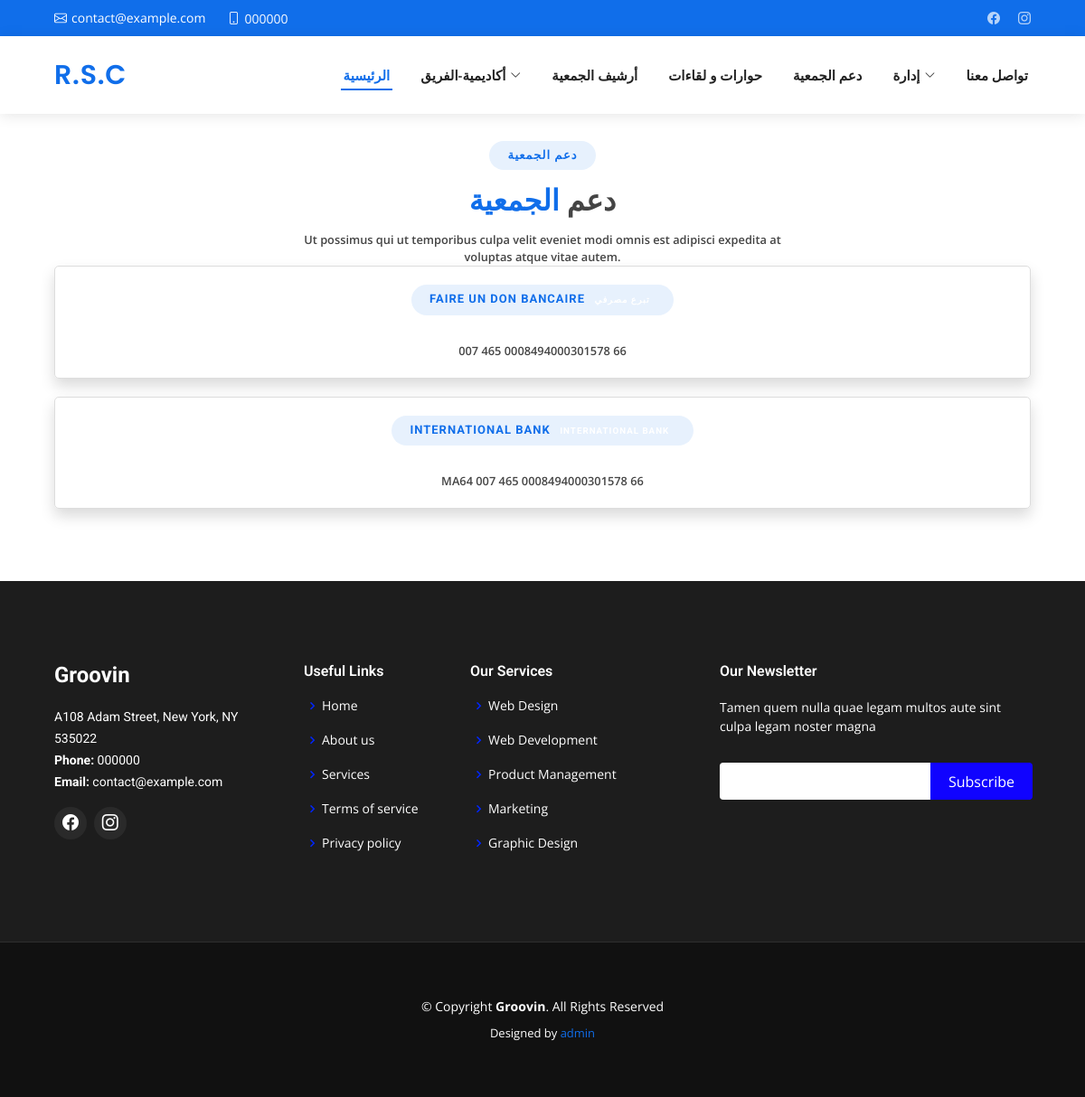
The app's page /administration/soutenir.php with its own data.
### tables this page shows
CREATE TABLE `contact_info` (
  `id` int(11) NOT NULL,
  `type` varchar(50) NOT NULL,
  `icon` varchar(50) NOT NULL,
  `title` varchar(100) NOT NULL,
  `value` varchar(255) NOT NULL,
  `map_url` varchar(1000) DEFAULT NULL
);

CREATE TABLE `social_links` (
  `id` int(11) NOT NULL,
  `platform` varchar(50) NOT NULL,
  `icon` varchar(50) NOT NULL,
  `url` varchar(255) NOT NULL
);

CREATE TABLE `support` (
  `id` int(11) NOT NULL,
  `title` varchar(255) NOT NULL,
  `description` text NOT NULL,
  `badge` varchar(50) DEFAULT NULL
);

### administration/soutenir.php (the view, shortened to what this page needs)
<?php
$servername = "localhost";
$username = "root";
$password = "";
$dbname = "association";
$conn = new mysqli($servername, $username, $password, $dbname);
$sql = "SELECT * FROM support";
$result = $conn->query($sql);
?>
<!DOCTYPE html>
<html lang="en">
<head>
    <?php include "../inc/link.php"; ?>
</head>
<body>
    <?php include "../inc/header.php"; ?>
    <main>
        <div class="container" data-aos="fade-up">
            <div class="section-title">
                <h2>دعم الجمعية</h2>
                <h3>دعم<span> الجمعية</span></h3>
                <p>Ut possimus qui ut temporibus culpa velit eveniet modi omnis est adipisci expedita at voluptas atque vitae autem.</p>
                <?php
                if ($result->num_rows > 0) {
                    while ($row = $result->fetch_assoc()) {
                        echo '<div class="support-option shadow">';
                        echo '<h2>' . $row['title'] . ' <span class="badge badge-primary">' . $row['badge'] . '</span></h2>';
                        echo '<p>' . $row['description'] . '</p>';
                        echo '</div>';
                    }
                } else {
                    echo "Aucun support disponible.";
                }
                ?>
            </div>
        </div>
    </main>
       <?php include "../inc/footer.php"; ?>
   </body>
   </html>

### inc/header.php (shortened to what this page needs)
<?php
$servername = "localhost";
$username = "root";
$password = "";
$dbname = "association";
$conn = new mysqli($servername, $username, $password, $dbname);
$email_sql = "SELECT * FROM contact_info WHERE type = 'email'";
$email_result = $conn->query($email_sql);
$phone_sql = "SELECT * FROM contact_info WHERE type = 'phone'";
$phone_result = $conn->query($phone_sql);
$social_sql = "SELECT * FROM social_links";
$social_result = $conn->query($social_sql);
?>
<section id="topbar" class="d-flex align-items-center">
    <div class="container d-flex justify-content-center justify-content-md-between">
        <div class="contact-info d-flex align-items-center">
        <?php while ($email_row = $email_result->fetch_assoc()): ?>
            <i class="bi bi-envelope d-flex align-items-center"><a href="mailto:contact@example.com"><?= $email_row['value'] ?></a></i>
        <?php endwhile; ?>
        <?php while ($phone_row = $phone_result->fetch_assoc()): ?>
            <i class="bi bi-phone d-flex align-items-center ms-4"><span><?= $phone_row['value'] ?></span></i>
        <?php endwhile; ?>
        </div>
        <div class="social-links d-none d-md-flex align-items-center">
        <?php while ($social_row = $social_result->fetch_assoc()): ?>
            <a href="<?= $social_row['url'] ?>" class="<?= $social_row['platform'] ?>">
                <i class="<?= $social_row['icon'] ?>"></i>
            </a>
        <?php endwhile; ?>
    </div>
    </div>
</section>
<header id="header" class="d-flex align-items-center">
    <div class="container d-flex align-items-center justify-content-between">
        <h1 class="logo"><a href="index.php"><span>R.S.C</span></a>
        </h1>
        <nav id="navbar" class="navbar">
            <ul>
                <li><a class="nav-link scrollto active" href="index.php">الرئيسية</a></li>
                <li class="dropdown"><a href="#"><span>أكاديمية-الفريق</span> <i class="bi bi-chevron-down"></i></a>
                </li>
                <li><a class="nav-link scrollto" href="archife.php">أرشيف الجمعية</a></li>
                <li><a class="nav-link scrollto" href="actualete.php">حوارات و لقاءات</a></li>
                <li><a class="nav-link scrollto" href="soutenir.php">دعم الجمعية</a></li>
                <li class="dropdown"><a href="#"><span>إدارة</span> <i class="bi bi-chevron-down"></i></a>
                </li>
                <li><a class="nav-link scrollto " href="contact.php">تواصل معنا</a></li>
            </ul>
        </nav>
    </div>
</header>

### inc/footer.php (shortened to what this page needs)
<?php
$servername = "localhost";
$username = "root";
$password = "";
$dbname = "association";
$conn = new mysqli($servername, $username, $password, $dbname);
$address_sql = "SELECT * FROM contact_info WHERE type = 'address'";
$address_result = $conn->query($address_sql);
$email_sql = "SELECT * FROM contact_info WHERE type = 'email'";
$email_result = $conn->query($email_sql);
$phone_sql = "SELECT * FROM contact_info WHERE type = 'phone'";
$phone_result = $conn->query($phone_sql);
$social_sql = "SELECT * FROM social_links";
$social_result = $conn->query($social_sql);
?>
<footer id="footer">
    <div class="footer-top">
        <div class="container">
            <div class="row">
                <div class="col-lg-3 col-md-6">
                    <div class="footer-info">
                        <h3>Groovin</h3>
                        <p>
                            <?php while ($address_row = $address_result->fetch_assoc()): ?>
                                <?= $address_row['value'] ?>
                            <?php endwhile; ?>
                            <br>
                            <?php while ($phone_row = $phone_result->fetch_assoc()): ?>
                            <strong>Phone:</strong> <?= $phone_row['value'] ?><br>
                            <?php endwhile; ?>
                            <?php while ($email_row = $email_result->fetch_assoc()): ?>
                            <strong>Email:</strong> <?= $email_row['value'] ?><br>
                            <?php endwhile; ?>
                        </p>
                        <div class="social-links mt-3">
                            <?php while ($social_row = $social_result->fetch_assoc()): ?>
                                <a href="<?= $social_row['url'] ?>" class="<?= $social_row['platform'] ?>">
                                    <i class="<?= $social_row['icon'] ?>"></i>
                                </a>
                            <?php endwhile; ?>
                        </div>
                    </div>
                </div>
                <div class="col-lg-2 col-md-6 footer-links">
                    <h4>Useful Links</h4>
                    <ul>
                        <li><i class="bx bx-chevron-right"></i> <a href="#">Home</a></li>
                        <li><i class="bx bx-chevron-right"></i> <a href="#">About us</a></li>
                        <li><i class="bx bx-chevron-right"></i> <a href="#">Services</a></li>
                        <li><i class="bx bx-chevron-right"></i> <a href="#">Terms of service</a></li>
                        <li><i class="bx bx-chevron-right"></i> <a href="#">Privacy policy</a></li>
                    </ul>
                </div>
                <div class="col-lg-3 col-md-6 footer-links">
                    <h4>Our Services</h4>
                    <ul>
                        <li><i class="bx bx-chevron-right"></i> <a href="#">Web Design</a></li>
                        <li><i class="bx bx-chevron-right"></i> <a href="#">Web Development</a></li>
                        <li><i class="bx bx-chevron-right"></i> <a href="#">Product Management</a></li>
                        <li><i class="bx bx-chevron-right"></i> <a href="#">Marketing</a></li>
                        <li><i class="bx bx-chevron-right"></i> <a href="#">Graphic Design</a></li>
                    </ul>
                </div>
                <div class="col-lg-4 col-md-6 footer-newsletter">
                    <h4>Our Newsletter</h4>
                    <p>Tamen quem nulla quae legam multos aute sint culpa legam noster magna</p>
                    <form action="" method="post">
                        <input type="email" name="email"><input type="submit" value="Subscribe">
                    </form>
                </div>
            </div>
        </div>
    </div>
    <div class="container">
        <div class="copyright">
            &copy; Copyright <strong><span>Groovin</span></strong>. All Rights Reserved
        </div>
        <div class="credits">
            Designed by <a href="../admin/index.php">admin</a>
        </div>
    </div>
</footer>

### administration/soutenir.php (style rules this page uses)
.support-option { margin-bottom: 20px; padding: 20px; border: 1px solid #ddd; border-radius: 5px; text-align: center; box-shadow: 1px 1px 1px 1px black; }
.support-option h2 { margin-bottom: 15px; }

### records on screen
contact_info: value "contact@example.com"
contact_info: value "000000"
support: title "FAIRE UN DON BANCAIRE", description "007 465 0008494000301578 66"
support: title "INTERNATIONAL BANK", description "MA64 007 465 0008494000301578 66"
contact_info: value "A108 Adam Street, New York, NY 535022"
